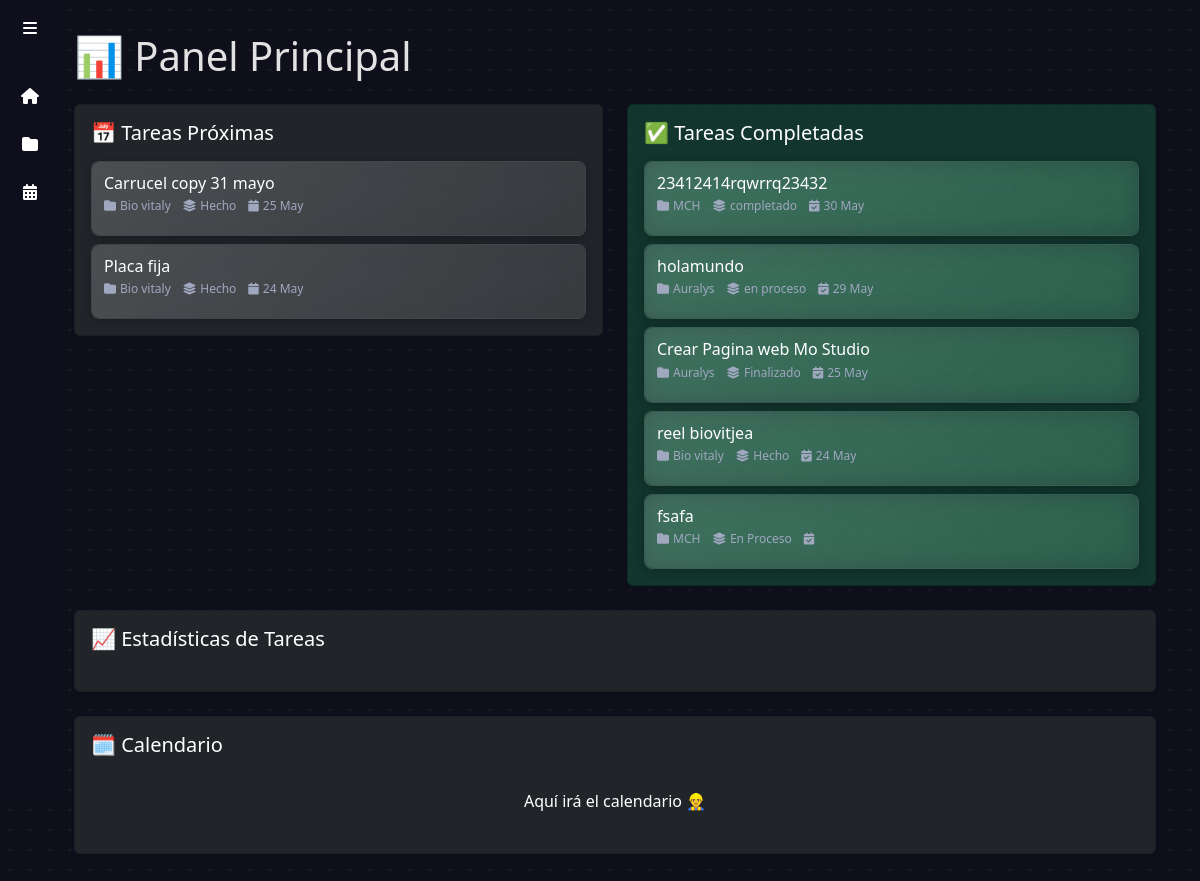
The app's page / (signed in), older data.
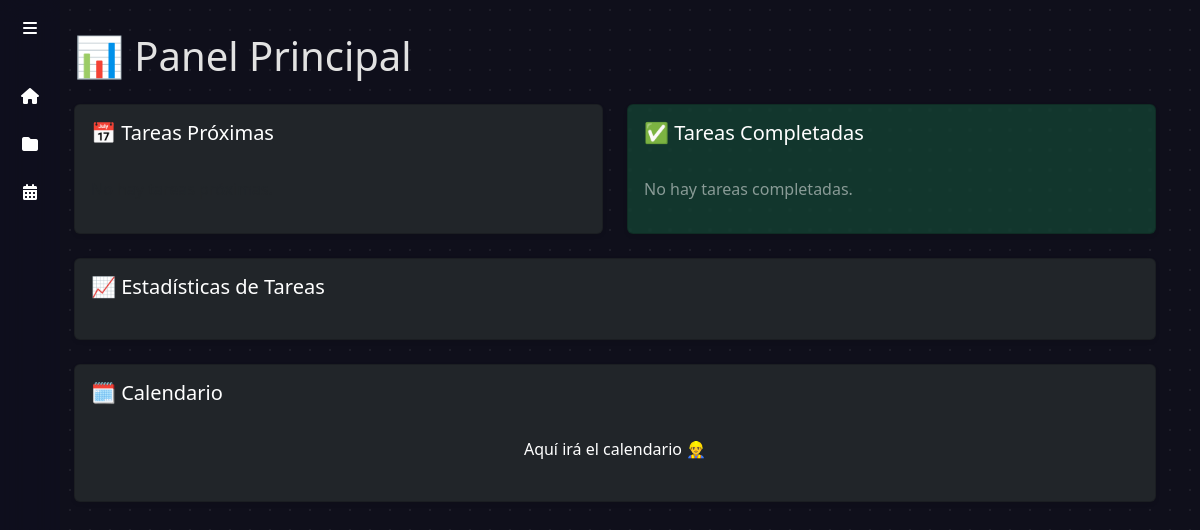
The same page, newer data.
### tarea/models.py (models this page shows, shortened)
class Tarea(models.Model):
    PRIORIDADES = [
        ('baja', 'Baja'),
        ('media', 'Media'),
        ('alta', 'Alta'),
    ]
    visible_para_todos = models.BooleanField(default=False)
    titulo = models.CharField(max_length=255)
    descripcion = models.TextField()
    prioridad = models.CharField(max_length=10, choices=PRIORIDADES)
    fecha_creacion = models.DateTimeField(auto_now_add=True)
    fecha_vencimiento = models.DateField(null=True, blank=True)
    completada = models.BooleanField(default=False)
    columna = models.ForeignKey('Columna', on_delete=models.CASCADE, related_name='tareas')
    proyecto = models.ForeignKey(Proyecto, on_delete=models.CASCADE, related_name='tareas')
    asignado_a = models.ManyToManyField(User, related_name='tareas_asignadas')
    modificado_por = models.ForeignKey(User, on_delete=models.SET_NULL, null=True, related_name='tareas_modificadas')

class Columna(models.Model):
    nombre = models.CharField(max_length=100)
    color = models.CharField(max_length=7)
    proyecto = models.ForeignKey(Proyecto, on_delete=models.CASCADE, related_name='columnas')

### proyecto/models.py (models this page shows, shortened)
class Proyecto(models.Model):
    nombre = models.CharField(max_length=255)
    descripcion = models.TextField()
    usuarios_asignados = models.ManyToManyField(User, related_name='proyectos')

### proyecto/views.py (the view)
# urls.py: path('', inicio, name='inicio'),
@login_required
def inicio(request):
    hoy = timezone.now().date()
    tareas_proximas = Tarea.objects.filter(
        fecha_vencimiento__gte=hoy,
        fecha_vencimiento__lte=hoy + timedelta(days=7),
        completada=False
    ).filter(
        asignado_a=request.user
    ) | Tarea.objects.filter(
        visible_para_todos=True,
        completada=False
    )
    tareas_completadas = Tarea.objects.filter(
        completada=True
    ).order_by('-fecha_vencimiento')[:5]
    return render(request, 'inicio.html', {
        'tareas_proximas': tareas_proximas.distinct(),
        'tareas_completadas': tareas_completadas,
    })

### templates/inicio.html (shortened to what this page needs)
{% extends 'base.html' %}
{% block content %}
<div class="d-flex">
  <div class="flex-grow-1">
    <h1 class="mb-4">📊 Panel Principal</h1>
    <div class="row g-4">
      <div class="col-lg-6">
        <div class="card bg-dark text-white shadow-sm">
          <div class="card-body">
            <h5 class="card-title">📅 Tareas Próximas</h5>
            <div class="d-flex flex-column gap-2 mt-3">
              {% for tarea in tareas_proximas %}
              <div class="tarjeta">
                <h6 class="mb-1">{{ tarea.titulo }}</h6>
                <div class="tarjeta-meta">
                  <div class="tarjeta-meta-item" title="Proyecto">
                    <i class="fa-solid fa-folder"></i>
                    {{ tarea.proyecto.nombre }}
                  </div>
                  <div class="tarjeta-meta-item" title="Columna">
                    <i class="fa-solid fa-layer-group"></i>
                    {{ tarea.columna.nombre }}
                  </div>
                  <div class="tarjeta-meta-item" title="Fecha límite">
                    <i class="fa-solid fa-calendar"></i>
                    {{ tarea.fecha_vencimiento|date:"d M" }}
                  </div>
                </div>
              </div>
              {% empty %}
              <p class="text-muted mt-3">No hay tareas próximas.</p>
              {% endfor %}
            </div>
          </div>
        </div>
      </div>
      <div class="col-lg-6">
        <div class="card bg-success text-white shadow-sm">
          <div class="card-body">
            <h5 class="card-title">✅ Tareas Completadas</h5>
            <div class="d-flex flex-column gap-2 mt-3">
              {% for tarea in tareas_completadas %}
              <div class="tarjeta">
                <h6 class="mb-1">{{ tarea.titulo }}</h6>
                <div class="tarjeta-meta">
                  <div class="tarjeta-meta-item" title="Proyecto">
                    <i class="fa-solid fa-folder"></i>
                    {{ tarea.proyecto.nombre }}
                  </div>
                  <div class="tarjeta-meta-item" title="Columna">
                    <i class="fa-solid fa-layer-group"></i>
                    {{ tarea.columna.nombre }}
                  </div>
                  <div class="tarjeta-meta-item" title="Fecha límite">
                    <i class="fa-solid fa-calendar-check"></i>
                    {{ tarea.fecha_vencimiento|date:"d M" }}
                  </div>
                </div>
              </div>
              {% empty %}
              <p class="text-white-50 mt-3">No hay tareas completadas.</p>
              {% endfor %}
            </div>
          </div>
        </div>
      </div>
      <div class="col-12">
        <div class="card bg-dark text-white shadow-sm">
          <div class="card-body">
            <h5 class="card-title">📈 Estadísticas de Tareas</h5>
            <div id="chart-tareas" class="p-2"></div>
          </div>
        </div>
      </div>
      <div class="col-12">
        <div class="card bg-dark text-white shadow-sm">
          <div class="card-body">
            <h5 class="card-title">🗓️ Calendario</h5>
            <div id="calendar-placeholder" class="p-4 text-center">
              Aquí irá el calendario 👷‍♂️
            </div>
          </div>
        </div>
      </div>
    </div>
  </div>
</div>
{% endblock %}

### templates/base.html (shortened to what this page needs)
<!DOCTYPE html>
<html lang="es">
<head>
    <link href="https://cdn.jsdelivr.net/npm/bootstrap@5.3.0/dist/css/bootstrap.min.css" rel="stylesheet">
    <link rel="stylesheet" href="https://cdnjs.cloudflare.com/ajax/libs/font-awesome/6.5.0/css/all.min.css"
>
    {% load static %}
    <link rel="stylesheet" href="{% static 'css/style.css' %}">
</head>
<body>
    <nav id="sidebar" class="sidebar">
        <button id="toggleSidebar" class="toggle-btn" title="Expandir / Colapsar"
            style="width: 100%; background: none; border: none; padding: 1rem; color: white;">
            <i class="fa-solid fa-bars"></i>
        </button>
        <ul class="nav flex-column text-start mt-3">
            <li class="nav-item" title="Inicio">
                <a href="{% url 'inicio' %}" class="nav-link">
                    <i class="fa-solid fa-house"></i>
                </a>
            </li>
            <li class="nav-item" title="Proyectos">
                <a href="{% url 'lista_proyectos' %}" class="nav-link">
                    <i class="fa-solid fa-folder"></i>
                </a>
            </li>
            <li class="nav-item" title="Calendario">
                <a href="#" class="nav-link">
                    <i class="fa-solid fa-calendar-days"></i>
                </a>
            </li>
        </ul>
    </nav>
    <div id="main-content" class="main-content">
        <div class="container-fluid ">
            {% block content %}{% endblock %}
        </div>
    </div>
</body>
</html>

### templates/base.html (style rules this page uses)
body { background: #0f0f1b; background-image: radial-gradient(rgba(255, 255, 255, 0.064) 1.3px, transparent 1px); background-size: 20px 20px; color: #e2e2e2; font-family: 'Segoe UI', sans-serif; overflow-x: hidden; }
.card-body { border-radius: 13px; }
:root { --color-bg: #0f1424; --color-bg-lighter: #151b2e; --color-text: #eaeaea; --color-text-muted: #a0a8c0; --color-border: rgba(255, 255, 255, 0.1); --color-primary: #5891db; --color-primary-dark: #3a6eb3; --color-danger: #ff6b6b; --color-danger-dark: #e05353; --card-blue: #5B9BD5; --card-green: #70C1B3; --card-orange: #FFB347; --card-red: #FF7F7F; --card-purple: #B19CD9; --radius-sm: 4px; --radius-md: 8px; --radius-lg: 12px; --radius-xl: 16px; --shadow-sm: 0 2px 8px rgba(0, 0, 0, 0.25); --shadow-md: 0 4px 16px rgba(0, 0, 0, 0.3); --shadow-lg: 0 8px 24px rgba(0, 0, 0, 0.35); --transition-fast: 150ms ease; --transition-normal: 250ms ease; --transition-slow: 350ms ease; }
.sidebar { background-color: rgba(15, 15, 30, 0.85); backdrop-filter: blur(12px); width: 60px; transition: width 0.3s ease; position: fixed; height: 100vh; z-index: 1000; }
.sidebar .nav-link { color: white; padding: 1rem 0.75rem; display: flex; justify-content: center; position: relative; }
.sidebar .nav-link::after { content: attr(title); position: absolute; left: 60px; top: 50%; transform: translateY(-50%); background-color: #151b2e; color: #fff; padding: 4px 8px; font-size: 0.75rem; border-radius: 4px; white-space: nowrap; opacity: 0; pointer-events: none; transition: opacity 0.2s ease; z-index: 1001; }
.main-content { margin-left: 30px; padding: 2rem; }
.bg-success { --bs-bg-opacity: 1; background-color: rgb(25 135 84 / 33%) !important; backdrop-filter: blur(1px); }

Row changes from the older to the newer data that the page shows:
removed Tarea: titulo "Carrucel copy 31 mayo", proyecto.nombre "Bio vitaly", columna.nombre "Hecho", fecha_vencimiento "25 May", shown under "📅 Tareas Próximas"
removed Tarea: titulo "Placa fija", proyecto.nombre "Bio vitaly", columna.nombre "Hecho", fecha_vencimiento "24 May", shown under "📅 Tareas Próximas"
removed Tarea: titulo "23412414rqwrrq23432", proyecto.nombre "MCH", columna.nombre "completado", fecha_vencimiento "30 May", shown under "✅ Tareas Completadas"
removed Tarea: titulo "holamundo", proyecto.nombre "Auralys", columna.nombre "en proceso", fecha_vencimiento "29 May", shown under "✅ Tareas Completadas"
removed Tarea: titulo "Crear Pagina web Mo Studio", proyecto.nombre "Auralys", columna.nombre "Finalizado", fecha_vencimiento "25 May", shown under "✅ Tareas Completadas"
removed Tarea: titulo "reel biovitjea", proyecto.nombre "Bio vitaly", columna.nombre "Hecho", fecha_vencimiento "24 May", shown under "✅ Tareas Completadas"
removed Tarea: titulo "fsafa", proyecto.nombre "MCH", columna.nombre "En Proceso", shown under "✅ Tareas Completadas"
Text that changed along with them:
text now shown: "No hay tareas completadas."
